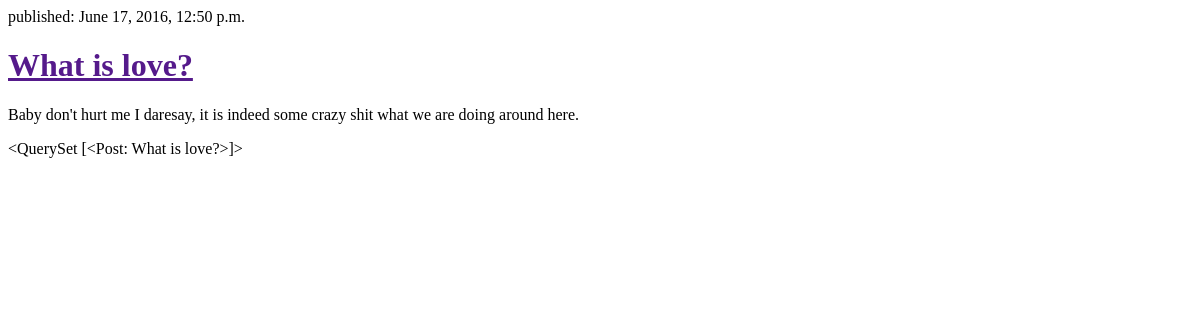
Before: / with the older database file.
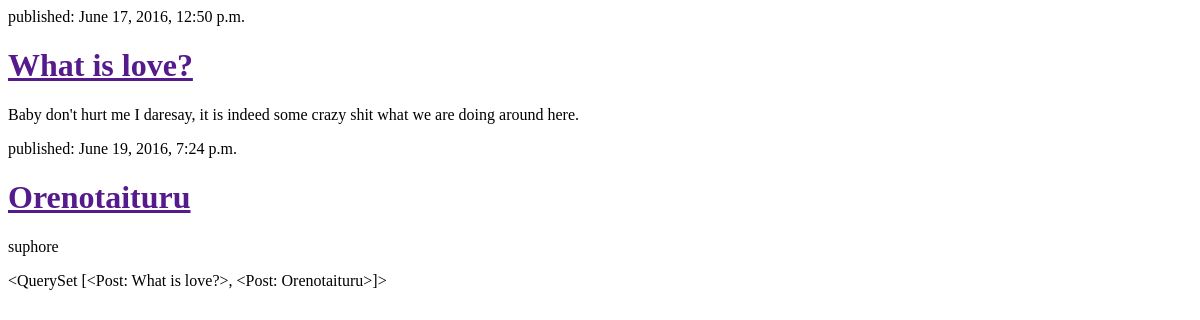
After: the same page with the newer database file.
### blog/models.py (models this page shows, shortened)
class Post(models.Model):
    author = models.ForeignKey('auth.User')
    title = models.CharField(max_length=200)
    text = models.TextField()
    created_date = models.DateTimeField(default = timezone.now)
    published_date = models.DateTimeField(blank = True, null = True)
    def __str__(self):
        return self.title

### blog/views.py (the view)
# urls.py: url(r'^$', views.post_list, name = 'post_list'),
def post_list(request):
    posts = Post.objects.filter(published_date__lte=timezone.now()).order_by('published_date')
    return render(request, 'blog/post_list.html', {'posts': posts})

### blog/templates/blog/post_list.html (shortened to what this page needs)
<html>
    <head>
    </head>
    <body>
        <div>
          {% for post in posts %}
              <div>
                  <p>published: {{ post.published_date }}</p>
                  <h1><a href="">{{ post.title }}</a></h1>
                  <p>{{ post.text|linebreaks }}</p>
              </div>
          {% endfor %}
        <div>
          {{posts}}
        </div>
    </body>
</html>

Changed rows visible on the page:
computed for Post "What is love?": title.title "<QuerySet [<Post: What is love?>]>" → "<QuerySet [<Post: What is love?>, <Post: Orenotaituru>]>"
added Post: published_date "June 19, 2016, 7:24 p.m.", title "Orenotaituru", text "suphore"
